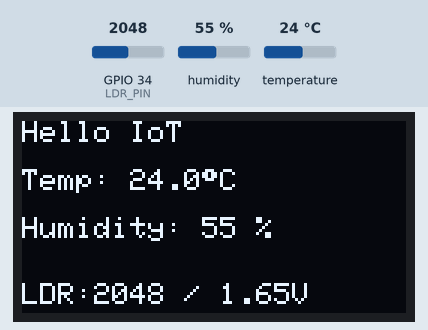
Simulated run of this program. Board: ESP32. Parts: 128×64 one-colour display. Inputs (shaded band) come from the test bench; at power-on: humidity 55 %, GPIO 34 (LDR_PIN) = 2048, temperature 24 °C. What the program prints to the serial monitor is not drawn.

Above: at 2.7 s.
2.8 s: humidity set to 22 %
At 4.3 s:
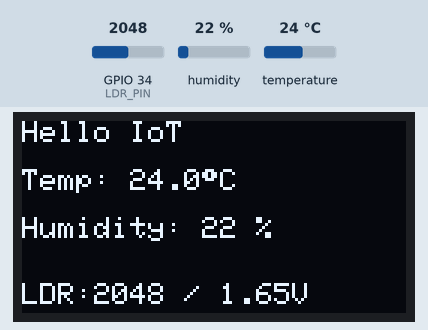
5.5 s: GPIO 34 (LDR_PIN) set to 2866
At 6.6 s:
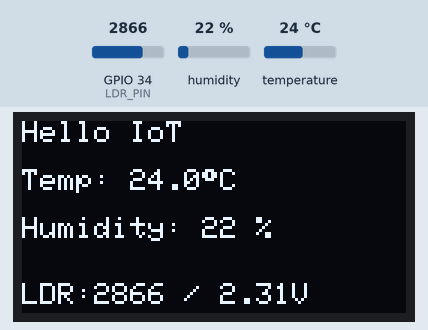
8.2 s: temperature set to 12 °C
At 11.0 s:
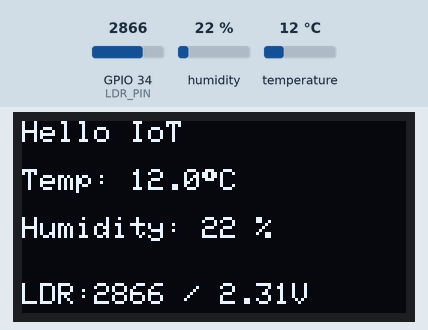
11.3 s: GPIO 34 (LDR_PIN) set to 3603
At 13.3 s:
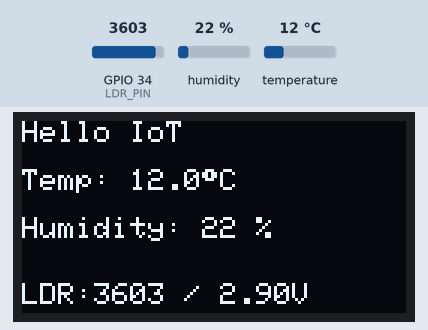
14.0 s: humidity set to 40 %
At 16.5 s:
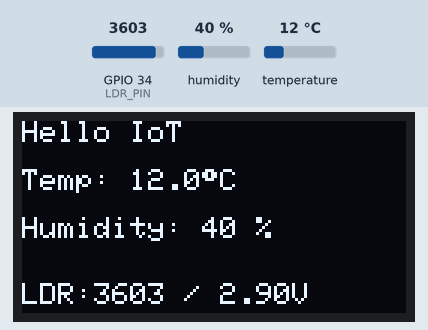
17.4 s: GPIO 34 (LDR_PIN) set to 4095
At 18.8 s:
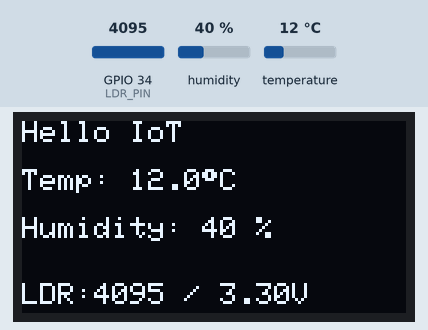
Timing chart, 0 to 20.4 s (numbered marks = the images above; inputs shaded):
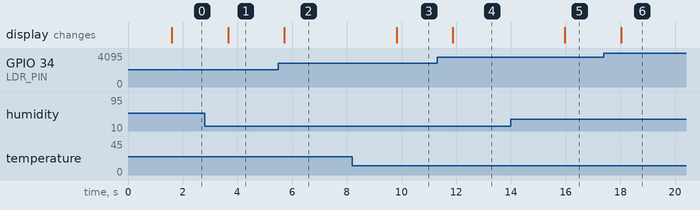

Measured:
- after the input at 2.8 s, the display: changes after 0.86 s (image 1)
- after the input at 5.5 s, the display: changes after 0.21 s (image 2)
- after the input at 8.2 s, the display: changes after 1.6 s (image 3)
- after the input at 11.3 s, the display: changes after 0.57 s (image 4)
- after the input at 14.0 s, the display: changes after 2.0 s (image 5)
- after the input at 17.4 s, the display: changes after 0.62 s (image 6)

The program:

main.cpp
```cpp
#include <Arduino.h>
#include <Wire.h>
#include <Adafruit_GFX.h>
#include <Adafruit_SSD1306.h>
#include <DHT.h>

#define DHTPIN 14
#define DHTTYPE DHT11
#define LDR_PIN 34

#define SDA_PIN 21
#define SCL_PIN 22

#define SCREEN_WIDTH 128
#define SCREEN_HEIGHT 64
Adafruit_SSD1306 display(SCREEN_WIDTH, SCREEN_HEIGHT, &Wire, -1);

DHT dht(DHTPIN, DHTTYPE);

void setup() {
  Serial.begin(115200);
  Serial.println("Combined Sensor Project Initializing...");

  Wire.begin(SDA_PIN, SCL_PIN);

  if (!display.begin(SSD1306_SWITCHCAPVCC, 0x3C)) {
    Serial.println("SSD1306 allocation failed");
    for (;;);
  }
  display.clearDisplay();
  display.setTextColor(SSD1306_WHITE);
  display.setTextSize(1);
  display.setCursor(0, 0);
  display.println("Initializing...");
  display.display();
  delay(500);

  dht.begin();
  delay(1000);
}

void loop() {
  float temperature = dht.readTemperature();
  float humidity = dht.readHumidity();

  int adcValue = analogRead(LDR_PIN);
  float voltage = (adcValue / 4095.0) * 3.3;

  if (isnan(temperature) || isnan(humidity)) {
    Serial.println("Error reading DHT11 sensor! (Skipping T/H)");
  } else {
    Serial.printf("Temp: %.1f °C | Humidity: %.1f %%\n", temperature, humidity);
  }
  Serial.printf("LDR ADC: %d | Voltage: %.2f V\n", adcValue, voltage);
  Serial.println("---------------------------------");

  display.clearDisplay();
  display.setTextColor(SSD1306_WHITE);

  display.setTextSize(1);
  display.setCursor(0, 0);
  display.println("Hello IoT");

  display.setTextSize(1);
  if (!isnan(temperature) && !isnan(humidity)) {
    display.setCursor(0, 16);
    display.print("Temp: ");
    display.print(temperature, 1);
    display.print((char)247);
    display.println("C");

    display.setCursor(0, 32);
    display.print("Humidity: ");
    display.print(humidity, 0);
    display.println(" %");
  } else {
    display.setCursor(0, 16);
    display.println("T/H Read Error!");
  }

  display.setTextSize(1);
  display.setCursor(0, 54);
  display.print("LDR:");
  display.print(adcValue);
  display.print(" / ");
  display.print(voltage, 2);
  display.println("V");

  display.display();

  delay(2000);
}
```
